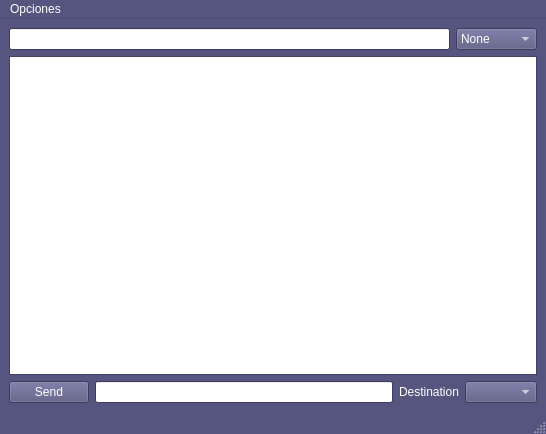
<?xml version="1.0" encoding="UTF-8"?>
<ui version="4.0">
 <class>MainWindow</class>
 <widget class="QMainWindow" name="MainWindow">
  <property name="geometry">
   <rect>
    <x>0</x>
    <y>0</y>
    <width>546</width>
    <height>434</height>
   </rect>
  </property>
  <property name="palette">
   <palette>
    <active>
     <colorrole role="WindowText">
      <brush brushstyle="SolidPattern">
       <color alpha="255">
        <red>255</red>
        <green>255</green>
        <blue>255</blue>
       </color>
      </brush>
     </colorrole>
     <colorrole role="Button">
      <brush brushstyle="SolidPattern">
       <color alpha="255">
        <red>85</red>
        <green>85</green>
        <blue>127</blue>
       </color>
      </brush>
     </colorrole>
     <colorrole role="Light">
      <brush brushstyle="SolidPattern">
       <color alpha="255">
        <red>127</red>
        <green>127</green>
        <blue>190</blue>
       </color>
      </brush>
     </colorrole>
     <colorrole role="Midlight">
      <brush brushstyle="SolidPattern">
       <color alpha="255">
        <red>106</red>
        <green>106</green>
        <blue>158</blue>
       </color>
      </brush>
     </colorrole>
     <colorrole role="Dark">
      <brush brushstyle="SolidPattern">
       <color alpha="255">
        <red>57</red>
        <green>57</green>
        <blue>86</blue>
       </color>
      </brush>
     </colorrole>
     <colorrole role="Mid">
      <brush brushstyle="SolidPattern">
       <color alpha="255">
        <red>70</red>
        <green>70</green>
        <blue>104</blue>
       </color>
      </brush>
     </colorrole>
     <colorrole role="Text">
      <brush brushstyle="SolidPattern">
       <color alpha="255">
        <red>0</red>
        <green>0</green>
        <blue>0</blue>
       </color>
      </brush>
     </colorrole>
     <colorrole role="BrightText">
      <brush brushstyle="SolidPattern">
       <color alpha="255">
        <red>255</red>
        <green>255</green>
        <blue>255</blue>
       </color>
      </brush>
     </colorrole>
     <colorrole role="ButtonText">
      <brush brushstyle="SolidPattern">
       <color alpha="255">
        <red>255</red>
        <green>255</green>
        <blue>255</blue>
       </color>
      </brush>
     </colorrole>
     <colorrole role="Base">
      <brush brushstyle="SolidPattern">
       <color alpha="255">
        <red>255</red>
        <green>255</green>
        <blue>255</blue>
       </color>
      </brush>
     </colorrole>
     <colorrole role="Window">
      <brush brushstyle="SolidPattern">
       <color alpha="255">
        <red>85</red>
        <green>85</green>
        <blue>127</blue>
       </color>
      </brush>
     </colorrole>
     <colorrole role="Shadow">
      <brush brushstyle="SolidPattern">
       <color alpha="255">
        <red>0</red>
        <green>0</green>
        <blue>0</blue>
       </color>
      </brush>
     </colorrole>
     <colorrole role="AlternateBase">
      <brush brushstyle="SolidPattern">
       <color alpha="255">
        <red>86</red>
        <green>76</green>
        <blue>107</blue>
       </color>
      </brush>
     </colorrole>
     <colorrole role="ToolTipBase">
      <brush brushstyle="SolidPattern">
       <color alpha="255">
        <red>255</red>
        <green>255</green>
        <blue>220</blue>
       </color>
      </brush>
     </colorrole>
     <colorrole role="ToolTipText">
      <brush brushstyle="SolidPattern">
       <color alpha="255">
        <red>0</red>
        <green>0</green>
        <blue>0</blue>
       </color>
      </brush>
     </colorrole>
     <colorrole role="PlaceholderText">
      <brush brushstyle="SolidPattern">
       <color alpha="128">
        <red>0</red>
        <green>0</green>
        <blue>0</blue>
       </color>
      </brush>
     </colorrole>
    </active>
    <inactive>
     <colorrole role="WindowText">
      <brush brushstyle="SolidPattern">
       <color alpha="255">
        <red>255</red>
        <green>255</green>
        <blue>255</blue>
       </color>
      </brush>
     </colorrole>
     <colorrole role="Button">
      <brush brushstyle="SolidPattern">
       <color alpha="255">
        <red>85</red>
        <green>85</green>
        <blue>127</blue>
       </color>
      </brush>
     </colorrole>
     <colorrole role="Light">
      <brush brushstyle="SolidPattern">
       <color alpha="255">
        <red>127</red>
        <green>127</green>
        <blue>190</blue>
       </color>
      </brush>
     </colorrole>
     <colorrole role="Midlight">
      <brush brushstyle="SolidPattern">
       <color alpha="255">
        <red>106</red>
        <green>106</green>
        <blue>158</blue>
       </color>
      </brush>
     </colorrole>
     <colorrole role="Dark">
      <brush brushstyle="SolidPattern">
       <color alpha="255">
        <red>57</red>
        <green>57</green>
        <blue>86</blue>
       </color>
      </brush>
     </colorrole>
     <colorrole role="Mid">
      <brush brushstyle="SolidPattern">
       <color alpha="255">
        <red>70</red>
        <green>70</green>
        <blue>104</blue>
       </color>
      </brush>
     </colorrole>
     <colorrole role="Text">
      <brush brushstyle="SolidPattern">
       <color alpha="255">
        <red>0</red>
        <green>0</green>
        <blue>0</blue>
       </color>
      </brush>
     </colorrole>
     <colorrole role="BrightText">
      <brush brushstyle="SolidPattern">
       <color alpha="255">
        <red>255</red>
        <green>255</green>
        <blue>255</blue>
       </color>
      </brush>
     </colorrole>
     <colorrole role="ButtonText">
      <brush brushstyle="SolidPattern">
       <color alpha="255">
        <red>255</red>
        <green>255</green>
        <blue>255</blue>
       </color>
      </brush>
     </colorrole>
     <colorrole role="Base">
      <brush brushstyle="SolidPattern">
       <color alpha="255">
        <red>255</red>
        <green>255</green>
        <blue>255</blue>
       </color>
      </brush>
     </colorrole>
     <colorrole role="Window">
      <brush brushstyle="SolidPattern">
       <color alpha="255">
        <red>85</red>
        <green>85</green>
        <blue>127</blue>
       </color>
      </brush>
     </colorrole>
     <colorrole role="Shadow">
      <brush brushstyle="SolidPattern">
       <color alpha="255">
        <red>0</red>
        <green>0</green>
        <blue>0</blue>
       </color>
      </brush>
     </colorrole>
     <colorrole role="AlternateBase">
      <brush brushstyle="SolidPattern">
       <color alpha="255">
        <red>86</red>
        <green>76</green>
        <blue>107</blue>
       </color>
      </brush>
     </colorrole>
     <colorrole role="ToolTipBase">
      <brush brushstyle="SolidPattern">
       <color alpha="255">
        <red>255</red>
        <green>255</green>
        <blue>220</blue>
       </color>
      </brush>
     </colorrole>
     <colorrole role="ToolTipText">
      <brush brushstyle="SolidPattern">
       <color alpha="255">
        <red>0</red>
        <green>0</green>
        <blue>0</blue>
       </color>
      </brush>
     </colorrole>
     <colorrole role="PlaceholderText">
      <brush brushstyle="SolidPattern">
       <color alpha="128">
        <red>0</red>
        <green>0</green>
        <blue>0</blue>
       </color>
      </brush>
     </colorrole>
    </inactive>
    <disabled>
     <colorrole role="WindowText">
      <brush brushstyle="SolidPattern">
       <color alpha="255">
        <red>57</red>
        <green>57</green>
        <blue>86</blue>
       </color>
      </brush>
     </colorrole>
     <colorrole role="Button">
      <brush brushstyle="SolidPattern">
       <color alpha="255">
        <red>85</red>
        <green>85</green>
        <blue>127</blue>
       </color>
      </brush>
     </colorrole>
     <colorrole role="Light">
      <brush brushstyle="SolidPattern">
       <color alpha="255">
        <red>127</red>
        <green>127</green>
        <blue>190</blue>
       </color>
      </brush>
     </colorrole>
     <colorrole role="Midlight">
      <brush brushstyle="SolidPattern">
       <color alpha="255">
        <red>106</red>
        <green>106</green>
        <blue>158</blue>
       </color>
      </brush>
     </colorrole>
     <colorrole role="Dark">
      <brush brushstyle="SolidPattern">
       <color alpha="255">
        <red>57</red>
        <green>57</green>
        <blue>86</blue>
       </color>
      </brush>
     </colorrole>
     <colorrole role="Mid">
      <brush brushstyle="SolidPattern">
       <color alpha="255">
        <red>70</red>
        <green>70</green>
        <blue>104</blue>
       </color>
      </brush>
     </colorrole>
     <colorrole role="Text">
      <brush brushstyle="SolidPattern">
       <color alpha="255">
        <red>57</red>
        <green>57</green>
        <blue>86</blue>
       </color>
      </brush>
     </colorrole>
     <colorrole role="BrightText">
      <brush brushstyle="SolidPattern">
       <color alpha="255">
        <red>255</red>
        <green>255</green>
        <blue>255</blue>
       </color>
      </brush>
     </colorrole>
     <colorrole role="ButtonText">
      <brush brushstyle="SolidPattern">
       <color alpha="255">
        <red>57</red>
        <green>57</green>
        <blue>86</blue>
       </color>
      </brush>
     </colorrole>
     <colorrole role="Base">
      <brush brushstyle="SolidPattern">
       <color alpha="255">
        <red>85</red>
        <green>85</green>
        <blue>127</blue>
       </color>
      </brush>
     </colorrole>
     <colorrole role="Window">
      <brush brushstyle="SolidPattern">
       <color alpha="255">
        <red>85</red>
        <green>85</green>
        <blue>127</blue>
       </color>
      </brush>
     </colorrole>
     <colorrole role="Shadow">
      <brush brushstyle="SolidPattern">
       <color alpha="255">
        <red>0</red>
        <green>0</green>
        <blue>0</blue>
       </color>
      </brush>
     </colorrole>
     <colorrole role="AlternateBase">
      <brush brushstyle="SolidPattern">
       <color alpha="255">
        <red>86</red>
        <green>76</green>
        <blue>107</blue>
       </color>
      </brush>
     </colorrole>
     <colorrole role="ToolTipBase">
      <brush brushstyle="SolidPattern">
       <color alpha="255">
        <red>255</red>
        <green>255</green>
        <blue>220</blue>
       </color>
      </brush>
     </colorrole>
     <colorrole role="ToolTipText">
      <brush brushstyle="SolidPattern">
       <color alpha="255">
        <red>0</red>
        <green>0</green>
        <blue>0</blue>
       </color>
      </brush>
     </colorrole>
     <colorrole role="PlaceholderText">
      <brush brushstyle="SolidPattern">
       <color alpha="128">
        <red>0</red>
        <green>0</green>
        <blue>0</blue>
       </color>
      </brush>
     </colorrole>
    </disabled>
   </palette>
  </property>
  <property name="windowTitle">
   <string>MainWindow</string>
  </property>
  <widget class="QWidget" name="centralwidget">
   <layout class="QVBoxLayout" name="verticalLayout">
    <item>
     <layout class="QHBoxLayout" name="horizontalLayout">
      <item>
       <widget class="QLineEdit" name="lnNombre"/>
      </item>
      <item>
       <widget class="QComboBox" name="cmbStatus">
        <item>
         <property name="text">
          <string>None</string>
         </property>
        </item>
        <item>
         <property name="text">
          <string>Away</string>
         </property>
        </item>
        <item>
         <property name="text">
          <string>Available</string>
         </property>
        </item>
        <item>
         <property name="text">
          <string>Busy</string>
         </property>
        </item>
       </widget>
      </item>
     </layout>
    </item>
    <item>
     <widget class="QListWidget" name="lstMensajes"/>
    </item>
    <item>
     <layout class="QHBoxLayout" name="horizontalLayout_2">
      <item>
       <widget class="QPushButton" name="btnSend">
        <property name="text">
         <string>Send</string>
        </property>
       </widget>
      </item>
      <item>
       <widget class="QLineEdit" name="lnMensaje"/>
      </item>
      <item>
       <widget class="QLabel" name="label">
        <property name="text">
         <string>Destination</string>
        </property>
       </widget>
      </item>
      <item>
       <widget class="QComboBox" name="cmbDestination"/>
      </item>
     </layout>
    </item>
   </layout>
  </widget>
  <widget class="QMenuBar" name="menubar">
   <property name="geometry">
    <rect>
     <x>0</x>
     <y>0</y>
     <width>546</width>
     <height>25</height>
    </rect>
   </property>
   <widget class="QMenu" name="menuOpciones">
    <property name="title">
     <string>Opciones</string>
    </property>
    <addaction name="actionConectar"/>
    <addaction name="actionSalir"/>
   </widget>
   <addaction name="menuOpciones"/>
  </widget>
  <widget class="QStatusBar" name="statusBar"/>
  <action name="actionConectar">
   <property name="text">
    <string>Conectar</string>
   </property>
  </action>
  <action name="actionSalir">
   <property name="text">
    <string>Salir</string>
   </property>
  </action>
 </widget>
 <resources/>
 <connections/>
</ui>
